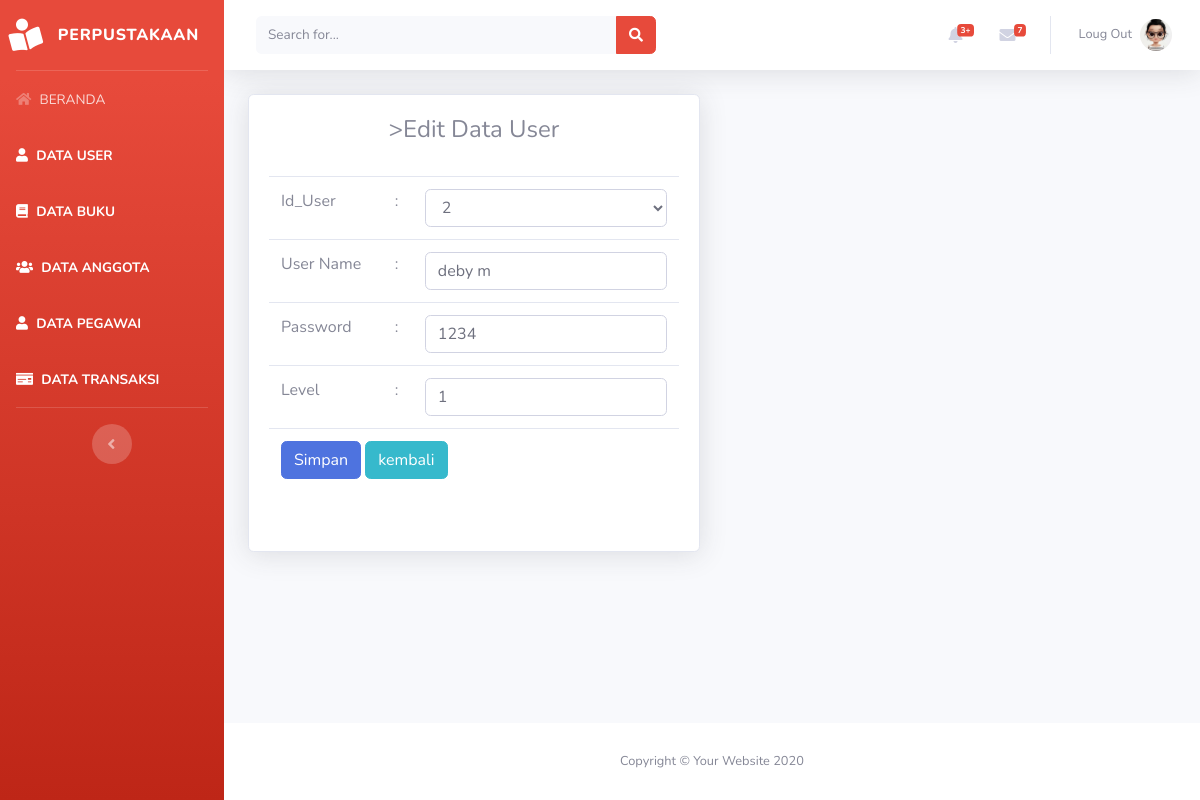
The page /beranda.php?page=user&aksi=edit&id=2 on the database its author committed.
### tables this page shows
CREATE TABLE `tabel_user` (
  `id_user` int(5) NOT NULL,
  `id_pegawai` int(5) NOT NULL,
  `username` varchar(50) NOT NULL,
  `password` varchar(50) NOT NULL,
  `level` int(1) NOT NULL,
  `dibuatpada` datetime NOT NULL
);

### views/user/edituser.php (the view, shortened to what this page needs)
<?php
    @$id_user = $_GET['id'];
    $sql    = "select * from tabel_user where id_user=$id_user";
    $show   = $database->query($sql);
    $hasil  = mysqli_fetch_assoc($show);
?>
<div class="container-fluid">
    <div class="row">
        <div class="col-lg-6">
            <div class="card shadow mb-4">
                <div class="card-body">
                    <div class="table-responsive">
                        <h4 align="center" aria-hidden="true"></i>>Edit Data User</h4>
                        <br>
                        <form action="model/user/edituser.php" method="POST">
                            <table class="table">
                                <tr>
                                    <td>Id_User</td>
                                    <td>:</td>
                                    <td>
                                    <?php
                                            $sql ="select * from tabel_user";
                                            $show =$database->query($sql);
                                        ?>
                                        <select class="form-control" name="id_pegawai" id="id_pegawai">
                                            <?php
                                            foreach ($show as $user):
                                            ?>
                                            <option value='<?php echo $user['id_pegawai'] ?>'><?php echo $user['id_pegawai'] ?></option>
                                            <?php
                                            endforeach
                                            ?>
                                        </select>
                                    </td>
                                </tr>
                                <tr>
                                    <td>User Name</td>
                                    <td>:</td>
                                    <td><input type="text"  class="form-control" name="username" id="username" value="<?php echo $hasil['username']?>"></input></td>
                                </tr>
                                <tr>
                                    <td>Password</td>
                                    <td>:</td>
                                    <td><input type="text"  class="form-control" name="password" id="password" value="<?php echo $hasil['password']?>"></input></td>
                                </tr>
                                <tr>
                                    <td>Level</td>
                                    <td>:</td>
                                    <td><input type="text"  class="form-control" name="level" id="level" value="<?php echo $hasil['level']?>"></input></td>
                                </tr>
                                <tr>
                                    <td colspan="3">
                                        <input type="submit" class="btn btn-primary" value="Simpan">
                                        <button type="submit" class="btn btn-info">kembali</button>
                                    </td>
                                </tr>
                            </table>
                        </form>
                    </div>
                </div>
            </div>
        </div>
    </div>
</div>

### rows shown on the page
tabel_user: username "deby m", password "1234", level "1"

### other values the page prints
form field id_pegawai "2"
